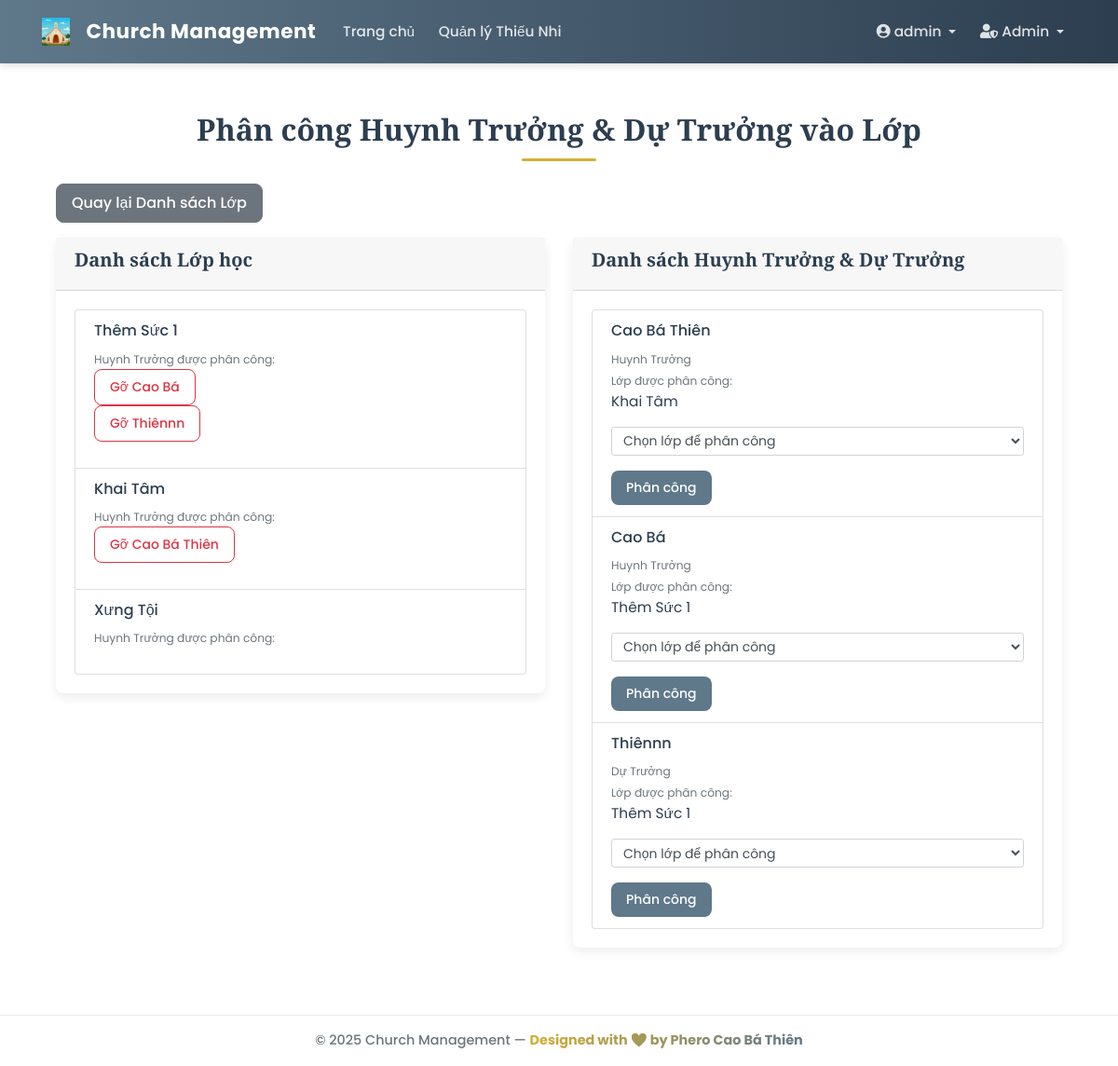
The app's page /admin/assign_leader (signed in), older data.
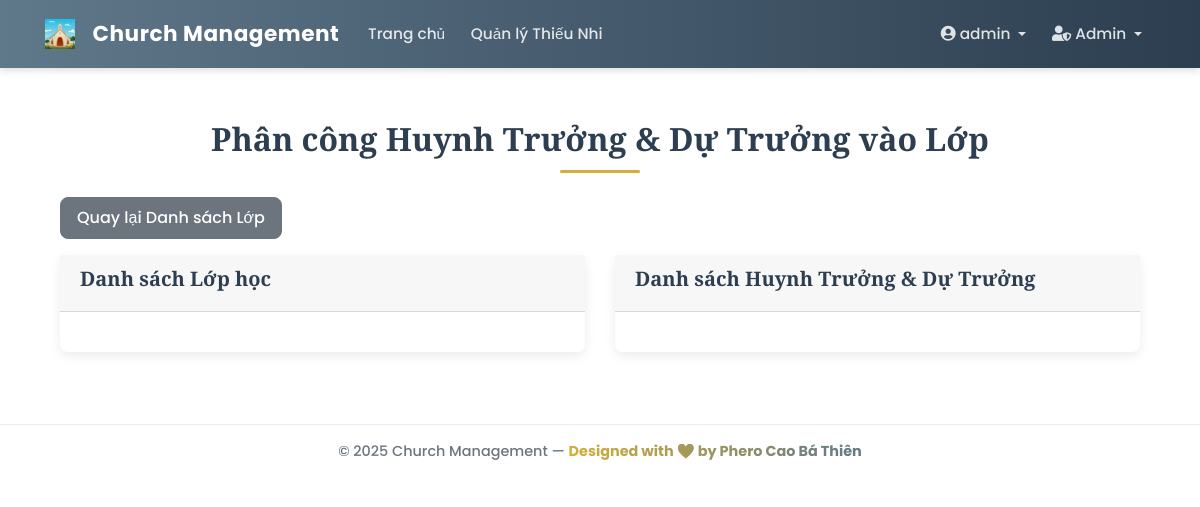
The same page, newer data.
### app/models/class_model.py (models this page shows, shortened)
class ClassModel(db.Model):
    __tablename__ = 'class_model'
    id = db.Column(db.Integer, primary_key=True)
    name = db.Column(db.String(100), unique=True, nullable=False)
    students = db.relationship('Student', backref='class_assigned', lazy='dynamic')
    leaders = db.relationship(
        'User',
        secondary=class_leaders_association,
        back_populates='assigned_classes',
        lazy='dynamic'
    )

### app/models/user.py (models this page shows, shortened)
class User(db.Model, UserMixin):
    __tablename__ = 'user'
    id = db.Column(db.Integer, primary_key=True)
    username = db.Column(db.String(20), unique=True, nullable=False)
    email = db.Column(db.String(120), unique=True, nullable=False)
    password_hash = db.Column(db.String(60), nullable=False)
    role = db.Column(db.String(50), nullable=False, default='guest')
    created_at = db.Column(db.DateTime, nullable=False, default=datetime.utcnow)
    profile = db.relationship(
        'UserProfile',
        back_populates='user',
        uselist=False,
        cascade='all, delete-orphan'
    )
    assigned_classes = db.relationship(
        'ClassModel',
        secondary=class_leaders_association,
        back_populates='leaders',
        lazy='dynamic'
    )
    announcements = db.relationship('Announcement', backref='author', lazy=True)
    feedbacks = db.relationship('Feedback', backref='sender', lazy=True)
    @property
    def password(self):
        """Ngăn chặn việc đọc trực tiếp mật khẩu."""
        raise AttributeError('password is not a readable attribute')
    def is_admin(self):
        return self.role == 'admin'

### app/models/user_profile.py (models this page shows, shortened)
class UserProfile(db.Model):
    __tablename__ = 'user_profile'
    id = db.Column(db.Integer, primary_key=True)
    ten_thanh = db.Column(db.String(50), nullable=True)
    ho_ten = db.Column(db.String(100), nullable=False)
    sdt = db.Column(db.String(15), nullable=True)
    dia_chi = db.Column(db.String(255), nullable=True)
    avatar_filename = db.Column(db.String(100), nullable=True)
    user_id = db.Column(db.Integer, db.ForeignKey('user.id'), unique=True, nullable=False)
    user = db.relationship('User', back_populates='profile')

### app/controllers/admin_controller.py (the view)
@admin_bp.route('/assign_leader', methods=['GET', 'POST'])
@login_required
@admin_required
def assign_leader_to_class():
    leaders = User.query.filter(User.role.in_(['huynh_truong', 'du_truong'])).all()
    classes = ClassModel.query.all()
    return render_template('admin/assign_leader.html',
                           title='Phân công Lớp',
                           leaders=leaders,
                           classes=classes)

### app/models/user.py (called while the page is built)
@login_manager.user_loader
def load_user(user_id):
    return User.query.get(int(user_id))

### app/templates/admin/assign_leader.html (shortened to what this page needs)
{% extends "base.html" %}
{% block content %}
<div class="container mt-4">
    <h1 class="mb-4">Phân công Huynh Trưởng & Dự Trưởng vào Lớp</h1>
    <a href="{{ url_for('admin.list_classes') }}" class="btn btn-secondary mb-3">Quay lại Danh sách Lớp</a>
    <div class="row">
        <div class="col-md-6">
            <div class="card">
                <div class="card-header">
                    <h5>Danh sách Lớp học</h5>
                </div>
                <div class="card-body">
                    <div class="list-group">
                        {% for class in classes %}
                        <div class="list-group-item">
                            <h6>{{ class.name }}</h6>
                            <small class="text-muted">Huynh Trưởng được phân công:</small>
                            <ul class="list-unstyled">
                                {% for leader in class.leaders %}
                                <li>
                                    <form action="{{ url_for('admin.assign_leader') }}" method="POST" class="d-inline">
                                        <button type="submit" class="btn btn-sm btn-outline-danger">Gỡ {{ leader.profile.ho_ten }}</button>
                                    </form>
                                </li>
                                {% endfor %}
                            </ul>
                        </div>
                        {% endfor %}
                    </div>
                </div>
            </div>
        </div>
        <div class="col-md-6">
            <div class="card">
                <div class="card-header">
                    <h5>Danh sách Huynh Trưởng & Dự Trưởng</h5>
                </div>
                <div class="card-body">
                    <div class="list-group">
                        {% for leader in leaders %}
                        <div class="list-group-item">
                            <h6>{{ leader.profile.ho_ten }}</h6>
                            <small class="text-muted">{{ 'Huynh Trưởng' if leader.role == 'huynh_truong' else 'Dự Trưởng' }}</small>
                            <br>
                            <small class="text-muted">Lớp được phân công:</small>
                            <ul class="list-unstyled">
                                {% for class in leader.assigned_classes %}
                                <li>{{ class.name }}</li>
                                {% endfor %}
                            </ul>
                            <form action="{{ url_for('admin.assign_leader') }}" method="POST" class="mt-2">
                                <div class="form-group">
                                    <select name="class_id" class="form-control form-control-sm" required>
                                        <option value="">Chọn lớp để phân công</option>
                                    </select>
                                </div>
                                <button type="submit" class="btn btn-sm btn-primary">Phân công</button>
                            </form>
                        </div>
                        {% endfor %}
                    </div>
                </div>
            </div>
        </div>
    </div>
</div>
{% endblock content %}

Row changes from the older to the newer data that the page shows:
removed ClassModel: name "Thêm Sức 1"
no longer on this page (row edited): User: profile.ho_ten "Cao Bá", role "Huynh Trưởng"
removed User: profile.ho_ten "Thiênnn", role "Dự Trưởng"
removed ClassModel: name "Khai Tâm"
removed User: profile.ho_ten "Cao Bá Thiên", role "Huynh Trưởng"
removed ClassModel: name "Xưng Tội", shown under "Danh sách Lớp học"
